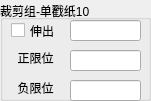
    <widget class="QGroupBox" name="Cylinder_23">
     <property name="geometry">
      <rect>
       <x>230</x>
       <y>340</y>
       <width>151</width>
       <height>101</height>
      </rect>
     </property>
     <property name="title">
      <string>裁剪组-单戳纸10</string>
     </property>
     <property name="alignment">
      <set>Qt::AlignLeading|Qt::AlignLeft|Qt::AlignVCenter</set>
     </property>
     <widget class="QCheckBox" name="check_OpenCylinder_23">
      <property name="geometry">
       <rect>
        <x>11</x>
        <y>21</y>
        <width>61</width>
        <height>19</height>
       </rect>
      </property>
      <property name="sizePolicy">
       <sizepolicy hsizetype="Minimum" vsizetype="Fixed">
        <horstretch>0</horstretch>
        <verstretch>0</verstretch>
       </sizepolicy>
      </property>
      <property name="text">
       <string>伸出</string>
      </property>
     </widget>
     <widget class="QLineEdit" name="lineEdit_CylinderCmd_23">
      <property name="geometry">
       <rect>
        <x>70</x>
        <y>20</y>
        <width>71</width>
        <height>21</height>
       </rect>
      </property>
      <property name="text">
       <string/>
      </property>
     </widget>
     <widget class="QLineEdit" name="lineEdit_CylinderPosStatus_23">
      <property name="geometry">
       <rect>
        <x>70</x>
        <y>50</y>
        <width>71</width>
        <height>21</height>
       </rect>
      </property>
      <property name="text">
       <string/>
      </property>
      <property name="alignment">
       <set>Qt::AlignCenter</set>
      </property>
     </widget>
     <widget class="QLabel" name="label_CylinderPosStatus_23">
      <property name="geometry">
       <rect>
        <x>10</x>
        <y>50</y>
        <width>51</width>
        <height>16</height>
       </rect>
      </property>
      <property name="text">
       <string>正限位</string>
      </property>
      <property name="alignment">
       <set>Qt::AlignCenter</set>
      </property>
     </widget>
     <widget class="QLineEdit" name="lineEdit_CylinderNegStatus_23">
      <property name="geometry">
       <rect>
        <x>70</x>
        <y>80</y>
        <width>71</width>
        <height>21</height>
       </rect>
      </property>
      <property name="text">
       <string/>
      </property>
      <property name="alignment">
       <set>Qt::AlignCenter</set>
      </property>
     </widget>
     <widget class="QLabel" name="label_CylinderNegStatus_23">
      <property name="geometry">
       <rect>
        <x>10</x>
        <y>80</y>
        <width>51</width>
        <height>16</height>
       </rect>
      </property>
      <property name="text">
       <string>负限位</string>
      </property>
      <property name="alignment">
       <set>Qt::AlignCenter</set>
      </property>
     </widget>
    </widget>
